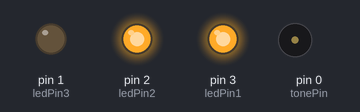
Simulated run of this sketch. Board: Arduino Uno, built with avr-gcc and run on an emulated ATmega328P. Shown: output pins drawn as LEDs (lit = HIGH), buzzer (waves = sounding).

Above: at 0.8 s.
At 29.2 s:
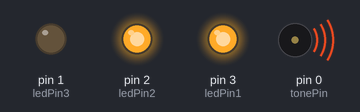
At 30.7 s:
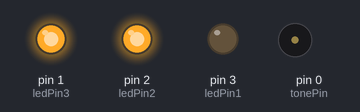
At 33.3 s:
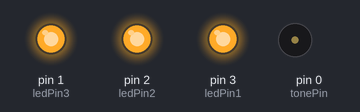
At 36.2 s:
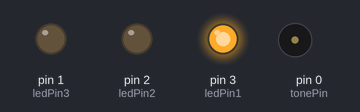
Timing chart, 0 to 42.6 s (numbered marks = the images above):
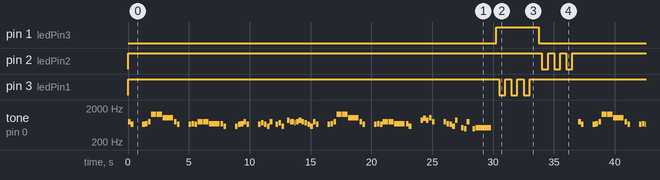

Measured:
- by itself, pin 1 (ledPin3): alternates HIGH for 3.5 s and LOW for 33.5 s
- by itself, pin 2 (ledPin2), pin 3 (ledPin1): repeats every 37.0 s: 2 × (HIGH 0.50 s, LOW 0.50 s), HIGH 34.5 s, LOW 0.50 s
- by itself, tone on pin 0 (tonePin): plays 783 Hz for 0.21 s, 659 Hz for 0.21 s, 659 Hz for 0.21 s, 698 Hz for 0.21 s, 783 Hz for 0.21 s, 1318 Hz for 0.43 s … (267 notes in this stretch)

The sketch:

surprise_V4_river_kwai.ino
```cpp
/*
  DEC2018
  L.T. van der Krogt

  Credit:
  Midi to Arduino Tone() converter
    - Andy Tran (extramaster), 2015
  https://www.extramaster.net/tools/midiToArduino/

  Process:
  Midi -> Midi tracks -> Note mappings -> Frequency
*/

int tonePin = 0;    // luidspreker P0 - 220E - loudspreaker - GND
int ledPin1 = 3;    // LED connected to digital pin 9 // rechtsaf - P3 - 220E -LED+ VCC(5V)
int ledPin2 = 2;    // LED connected to digital pin 9 // links af - P2 - 220E -LED+ VCC(5V)
int ledPin3 = 1;    // LED connected to digital pin 9 //remmen (PWM) - P1 - 220E -LED+ VCC(5V)

void setup()  {
  pinMode(tonePin, OUTPUT);

  pinMode(ledPin1, OUTPUT);
  pinMode(ledPin2, OUTPUT);
  pinMode(ledPin3, OUTPUT);
  digitalWrite(ledPin1, HIGH);  //red on
  digitalWrite(ledPin2, HIGH);  //red on

}

void loop()  {
// River Kwai

  tone(tonePin, 783, 214.2855);
  delay(238.095);
  tone(tonePin, 659, 214.2855);
  delay(238.095);
  delay(714.285);
  tone(tonePin, 659, 214.2855);
  delay(238.095);
  tone(tonePin, 698, 214.2855);
  delay(238.095);
  tone(tonePin, 783, 214.2855);
  delay(238.095);
  tone(tonePin, 1318, 428.571);
  delay(476.19);
  tone(tonePin, 1318, 428.571);
  delay(476.19);
  tone(tonePin, 1046, 857.142);
  delay(952.38);
  tone(tonePin, 783, 214.2855);
  delay(238.095);
  tone(tonePin, 659, 214.2855);
  delay(238.095);
  delay(714.285);
  tone(tonePin, 659, 214.2855);
  delay(238.095);
  tone(tonePin, 698, 214.2855);
  delay(238.095);
  tone(tonePin, 659, 214.2855);
  delay(238.095);
  tone(tonePin, 783, 428.571);
  delay(476.19);
  tone(tonePin, 783, 428.571);
  delay(476.19);
  tone(tonePin, 698, 857.142);
  delay(952.38);
  tone(tonePin, 698, 214.2855);
  delay(238.095);
  tone(tonePin, 587, 214.2855);
  delay(238.095);
  delay(714.285);
  tone(tonePin, 587, 214.2855);
  delay(238.095);
  tone(tonePin, 659, 214.2855);
  delay(238.095);
  tone(tonePin, 698, 214.2855);
  delay(238.095);
  tone(tonePin, 783, 214.2855);
  delay(238.095);
  tone(tonePin, 659, 214.2855);
  delay(238.095);
  delay(714.285);
  tone(tonePin, 659, 214.2855);
  delay(238.095);
  tone(tonePin, 739, 214.2855);
  delay(238.095);
  tone(tonePin, 659, 214.2855);
  delay(238.095);
  tone(tonePin, 587, 214.2855);
  delay(238.095);
  tone(tonePin, 783, 214.2855);
  delay(238.095);
  delay(238.095);
  tone(tonePin, 659, 214.2855);
  delay(238.095);
  tone(tonePin, 739, 214.2855);
  delay(238.095);
  tone(tonePin, 587, 214.2855);
  delay(238.095);
  delay(238.095);
  tone(tonePin, 880, 214.2855);
  delay(238.095);
  tone(tonePin, 783, 321.42825);
  delay(357.1425);
  tone(tonePin, 739, 107.14275);
  delay(119.0475);
  tone(tonePin, 783, 214.2855);
  delay(238.095);
  tone(tonePin, 880, 214.2855);
  delay(238.095);
  tone(tonePin, 783, 214.2855);
  delay(238.095);
  tone(tonePin, 739, 214.2855);
  delay(238.095);
  tone(tonePin, 659, 214.2855);
  delay(238.095);
  tone(tonePin, 587, 214.2855);
  delay(238.095);
  tone(tonePin, 783, 214.2855);
  delay(238.095);
  tone(tonePin, 659, 214.2855);
  delay(238.095);
  delay(714.285);
  tone(tonePin, 659, 214.2855);
  delay(238.095);
  tone(tonePin, 698, 214.2855);
  delay(238.095);
  tone(tonePin, 783, 214.2855);
  delay(238.095);
  tone(tonePin, 1318, 428.571);
  delay(476.19);
  tone(tonePin, 1318, 428.571);
  delay(476.19);
  tone(tonePin, 1046, 857.142);
  delay(952.38);
  tone(tonePin, 783, 214.2855);
  delay(238.095);
  tone(tonePin, 659, 214.2855);
  delay(238.095);
  delay(714.285);
  tone(tonePin, 659, 214.2855);
  delay(238.095);
  tone(tonePin, 698, 214.2855);
  delay(238.095);
  tone(tonePin, 659, 214.2855);
  delay(238.095);
  tone(tonePin, 783, 428.571);
  delay(476.19);
  tone(tonePin, 783, 428.571);
  delay(476.19);
  tone(tonePin, 698, 857.142);
  delay(952.38);
  tone(tonePin, 698, 214.2855);
  delay(238.095);
  tone(tonePin, 587, 214.2855);
  delay(238.095);
  delay(714.285);
  tone(tonePin, 880, 214.2855);
  delay(238.095);
  tone(tonePin, 987, 214.2855);
  delay(238.095);
  tone(tonePin, 880, 214.2855);
  delay(238.095);
  tone(tonePin, 1046, 214.2855);
  delay(238.095);
  tone(tonePin, 783, 214.2855);
  delay(238.095);
  delay(714.285);
  tone(tonePin, 783, 214.2855);
  delay(238.095);
  tone(tonePin, 698, 214.2855);
  delay(238.095);
  tone(tonePin, 659, 214.2855);
  delay(238.095);
  tone(tonePin, 587, 214.2855);
  delay(238.095);
  tone(tonePin, 880, 214.2855);
  delay(238.095);
  delay(238.095);
  tone(tonePin, 523, 214.2855);
  delay(238.095);
  tone(tonePin, 493, 214.2855);
  delay(238.095);
  tone(tonePin, 783, 214.2855);
  delay(238.095);
  delay(238.095);
  tone(tonePin, 493, 214.2855);
  delay(238.095);
  tone(tonePin, 523, 1285.713);
  delay(1428.57);

  noTone(tonePin);

  // fade in from min to max in increments of 5 points:
  for (int fadeValue = 5 ; fadeValue <= 255; fadeValue += 5) {
    analogWrite(ledPin3, fadeValue);
    // wait for 30 milliseconds to see the dimming effect
    delay(10);
  }

  digitalWrite(ledPin1, LOW);  //red on
  delay(500);
  digitalWrite(ledPin1, HIGH);  //red on
  delay(500);

  digitalWrite(ledPin1, LOW);  //LED on
  delay(500);
  digitalWrite(ledPin1, HIGH);  //LED off
  delay(500);

  digitalWrite(ledPin1, LOW);  //LED on
  delay(500);
  digitalWrite(ledPin1, HIGH);  //LED off
  delay(500);

  // fade out from max to min in increments of 5 points:
  for (int fadeValue = 255 ; fadeValue >= 5; fadeValue -= 5) {
    analogWrite(ledPin3, fadeValue);
    // wait for 30 milliseconds to see the dimming effect
    delay(10);
  }

  digitalWrite(ledPin2, LOW);  //LED on
  delay(500);
  digitalWrite(ledPin2, HIGH);  //LED off
  delay(500);

  digitalWrite(ledPin2, LOW);  //LED on
  delay(500);
  digitalWrite(ledPin2, HIGH);  //LED off
  delay(500);

  digitalWrite(ledPin2, LOW);  //LED on
  delay(500);
  digitalWrite(ledPin2, HIGH);  //LED off
  delay(500);

}
```
